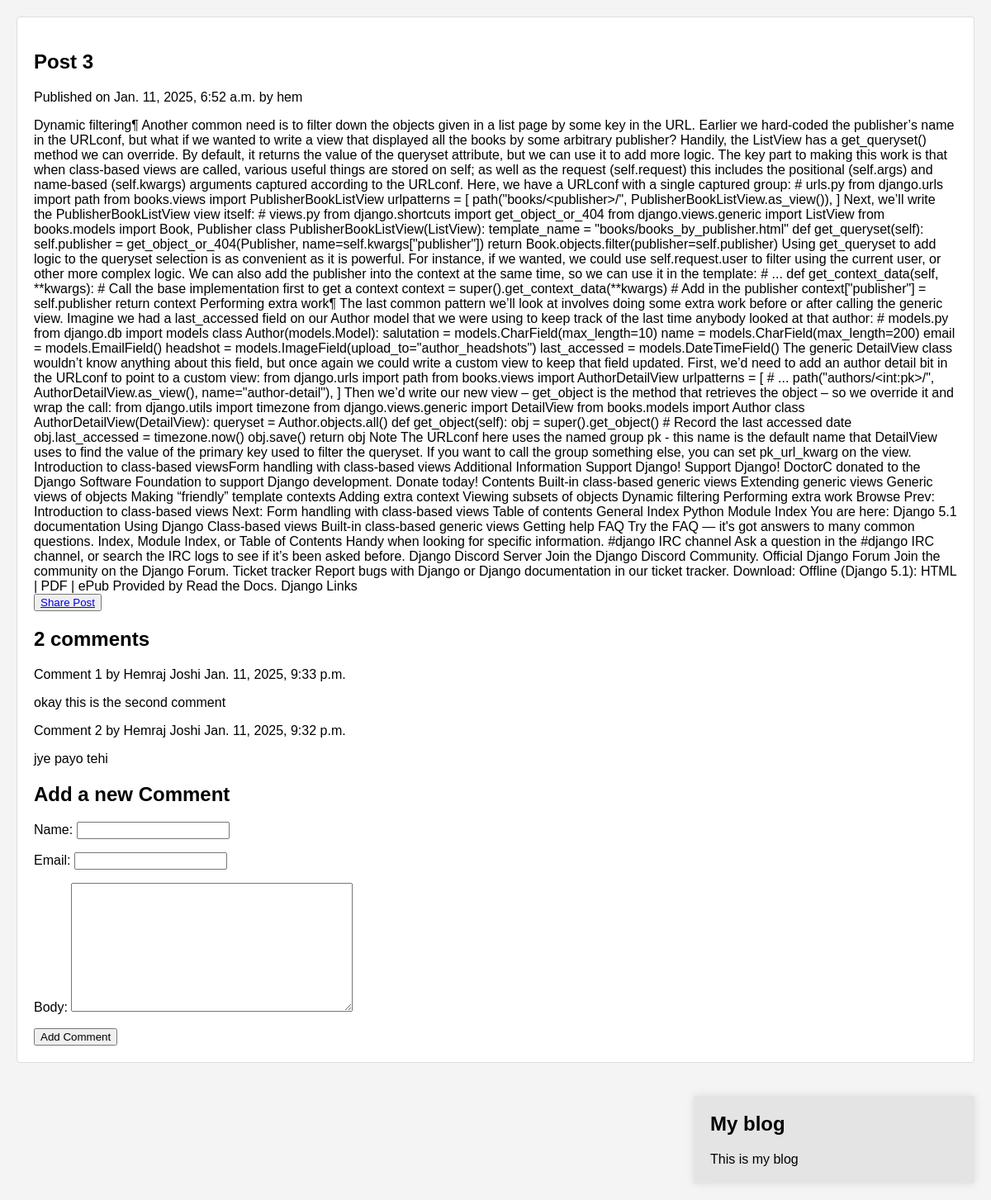
Page /blog/3 on the committed database.
### blog/models.py (models this page shows, shortened)
class Post(models.Model):
    class Status(models.TextChoices):
        DRAFT = 'DF', 'Draft'
        PUBLISHED = 'PB', 'Published'
    title = models.CharField(max_length= 100)
    slug = models.SlugField()
    author = models.ForeignKey(settings.AUTH_USER_MODEL, on_delete = models.CASCADE)
    body = models.TextField()
    publish = models.DateTimeField(db_default = Now())
    created  = models.DateTimeField(auto_now_add = True)
    updated = models.DateTimeField(auto_now = True)
    status = models.CharField(max_length=2, choices = Status.choices, default = Status.DRAFT)
    objects = models.Manager()
    published = PublishedManager()
    class Meta:
        ordering = ['-publish']
        indexes = [
            models.Index(fields = ['publish']),
        ]

class Comment(models.Model):
    post = models.ForeignKey(Post , on_delete = models.CASCADE, related_name = 'comments')
    name = models.CharField(max_length = 80)
    email = models.EmailField()
    body = models.TextField()
    created = models.DateTimeField(auto_now_add = True)
    updated = models.DateTimeField(auto_now = True)
    active = models.BooleanField(default = True)
    class Meta:
        ordering = ['-created']
        indexes = [models.Index(fields = ['created'])]

### blog/views.py (the view)
# urls.py: path('<int:id>', views.post_detail, name= 'post_detail'),
def post_detail(request, id):
    post = get_object_or_404(Post, id=id, status = Post.Status.PUBLISHED)
    comments = post.comments.filter(active = True)
    form = CommentPostForm()
    return render (request, 'blog/details.html', {'post': post, 'comments': comments, 'form': form})

### blog/forms.py
class CommentPostForm(forms.ModelForm):
    class Meta:
        model = Comment
        fields = ['name', 'email', 'body']

### templates/blog/details.html (shortened to what this page needs)
{% extends 'base.html' %}
{% block content %}
<h2>{{post.title}}</h2>
<p class="date">Published on {{post.publish}} by {{post.author}}</p>
{{post.body}}
<br>
<button><a href="{% url 'blog:post_share' post.id%}">Share Post</a></button>
{% with comments.count as total_comments %}
<h2>
  {{ total_comments }} comment{{ total_comments|pluralize }}
</h2>
{% endwith %}
{% for comment in comments %}
    <div class="comment">
      <p class="info">
        Comment {{ forloop.counter }} by {{ comment.name }}
        {{ comment.created }}
      </p>
      {{ comment.body|linebreaks }}
    </div>
  {% empty %}
    <p>There are no comments.</p>
  {% endfor %}
{% include "blog/Post/includes/comment_form.html" %}
{% endblock %}

### templates/base.html (shortened to what this page needs)
{% load static %}
<!DOCTYPE html>
<html lang="en">
<head>
    <link rel="stylesheet" href="{% static 'css/style.css' %}">
</head>
<body>
    <div id="content">
        {% block content %}
        {% endblock %}
    </div>
    <div id="sidebar">
        <h2>My blog</h2>
        <p>This is my blog</p>
    </div>
</body>
</html>

### templates/blog/Post/includes/comment_form.html (shortened to what this page needs)
<h2> Add a new Comment </h2>
<form action="{% url 'blog:post_comment' post.id%}" method="post">
    {{form.as_p}}
    <button type="submit">Add Comment</button>
</form>

### static/css/style.css (style rules this page uses)
body { font-family: Arial, sans-serif; margin: 0; padding: 0; background-color: #f4f4f4; }
#content { margin: 20px; padding: 20px; background-color: #fff; border: 1px solid #ddd; border-radius: 4px; }
#sidebar { width: 25%; float: right; padding: 20px; background-color: #e4e4e4; margin: 20px; box-shadow: 0 0 10px rgba(0, 0, 0, 0.1); }
#sidebar h2 { margin-top: 0; }
#sidebar p { margin: 0; }

### rows in the picture
Post: title "Post 3", publish "Jan. 11, 2025, 6:52 a.m.", author "hem", body "Dynamic filtering¶ Another common need is to filter down the objects given in a list page by some key in the URL. Earlier we hard-coded the publisher’s name in the URLconf, but what if we wanted to write a view that displayed all the books by some arbitrary publisher? Handily, the ListView has a get_queryset() method we can override. By default, it returns the value of the queryset attribute, but we can use it to add more logic. The key part to making this work is that when class-based views are called, various useful things are stored on self; as well as the request (self.request) this includes the positional (self.args) and name-based (self.kwargs) arguments captured according to the…"
Comment: name "Hemraj Joshi", created "Jan. 11, 2025, 9:33 p.m.", body "okay this is the second comment"
Comment: name "Hemraj Joshi", created "Jan. 11, 2025, 9:32 p.m.", body "jye payo tehi"

### other values in the picture
{{ total_comments }} "2"
